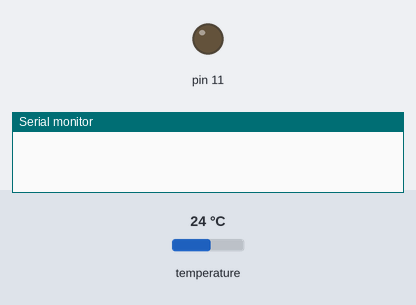
Simulated run of this sketch. Board: Arduino Uno, built with avr-gcc and run on an emulated ATmega328P. Parts: output pins drawn as LEDs (lit = HIGH), the last lines printed to the serial monitor. The test bench sets the inputs (shaded band); at power-on: temperature 24 °C.

Above: at 0.1 s.
At 7.1 s:
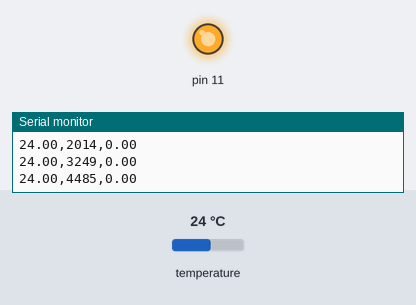
Timing chart, 0 to 8.6 s (numbered marks = the images above):
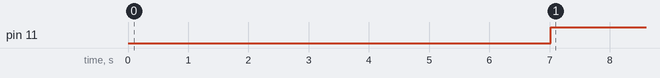

Measured:
- by itself, pin 11: LOW → HIGH at 7.0 s

The sketch:

Controlador_PI_ColetaDados.ino
```cpp
#include <OneWire.h>  //importando a biblioteca OneWire que faz comunicação com o sensor de temperatura
#include <DallasTemperature.h> //importando a biblioteca do sensor de temperatura da Dallas
#include "TimerOne.h" //importando a biblioteca do Timer1
#include <TimerThree.h> //importando a biblioteca do Timer3
#include <PID_v1.h>


#define dados 2 //definindo pino de dados como o 2
#define rele 11 //definindo pino do relé como o 11

OneWire oneWire(dados); //criando o objeto oneWire com atributo o pino dados
DallasTemperature sensors(&oneWire); //criando objeto sensors com atributo a referência do objeto oneWire
/********************************************************************/

float referencia; //criando variavel de referencia do degrau que inicialmente será igual a temperatura inicial da água

double Input = 0.0;

double Setpoint,Output;

PID meuPID(&Input,&Output,&Setpoint,50,0.005,0,DIRECT);

//criação da função que irá ser chamada na interrupção do timer de 2segundos que fará leitura e envio do sensor e outros dados
void atualizaSensor(){
sensors.requestTemperatures(); //faz requisição da temperatura via objeto sensors
Input = sensors.getTempCByIndex(0); //armazena temperatura em graus celsius na variavel input
Serial.print(Input); //envia via serial a temperatura
Serial.print(","); // separa por virgula
Serial.print(millis()); //envia tempo que o arduino está ativo desde que ligado pela função millis() (envia em milisegundos)
Serial.print(",");
Serial.println(Output); //envia a referencia do degrau
}

void setup(void)
{
 Timer1.initialize(1000000); //inicializa o timer1 com período de 1 segundo
 Timer3.initialize(2000000); //inicializa o timer3 com período de 2 segundos
 Serial.begin(9600);         //inicializa comunicação serial com baud rate 9600
 sensors.begin();            //inicializa o objeto sensors pelo método begin()
 Timer3.attachInterrupt(atualizaSensor); //cria uma interrupção com base no período do timer3 e passa a função a ser executada na interrupção
 Setpoint = 80.0;
 Timer1.pwm(rele,0.0);
 meuPID.SetOutputLimits(0,1023);
 meuPID.SetSampleTime(2000);
 meuPID.SetMode(AUTOMATIC);
 delay(7000);                //da um delay de 7 segundos (obtermos dados da temperatura inicial, etc...)

}

void loop(void)
{
meuPID.Compute();
Timer1.pwm(rele,Output);
}
```
